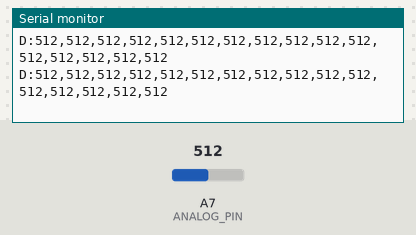
The sketch below on a simulated Arduino Nano, built with avr-gcc and run on an emulated ATmega328P. On the bench: the last lines printed to the serial monitor. Inputs (shaded band) come from the test bench; at power-on: A7 (ANALOG_PIN) = 512.

Above: at 1.2 s.
1.3 s: A7 (ANALOG_PIN) set to 984
At 1.8 s:
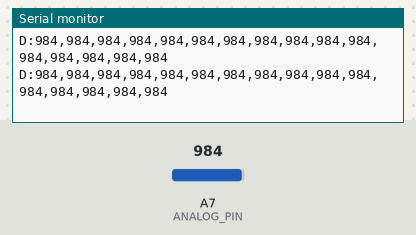
2.8 s: A7 (ANALOG_PIN) set to 1018
At 3.3 s:
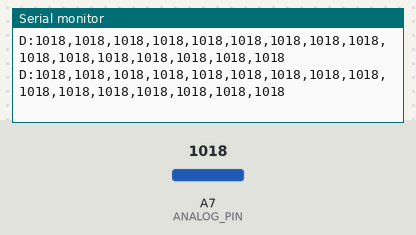
Timing chart, 0 to 5.8 s (numbered marks = the images above; inputs shaded):
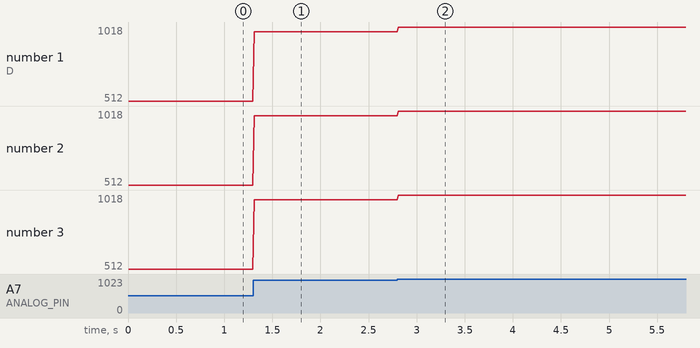

Measured:
- after the input at 1.3 s, the serial monitor: prints a new line at once (image 1)
- after the input at 2.8 s, the serial monitor: prints a new line at once (image 2)
- plotted number 1: 512 → 984 after the input at 1.3 s, 984 → 1018 after the input at 2.8 s
- plotted number 2: 512 → 984 after the input at 1.3 s, 984 → 1018 after the input at 2.8 s
- plotted number 3: 512 → 984 after the input at 1.3 s, 984 → 1018 after the input at 2.8 s

The sketch:

oscilloscope.ino
```cpp
// ============================================================
//  Осциллограф на Arduino Nano — потоковая передача чанками
//  Вход: A7
//
//  Скорость порта: 250000 бод.
//  Это НЕ случайное число: при кварце 16 МГц делитель UART для
//  250000 получается целым (0% ошибки бита), тогда как популярные
//  115200 дают ~2.1% ошибки. Т.е. 250000 одновременно и быстрее,
//  и надёжнее — это практический максимум для штатного аппаратного
//  UART ATmega328 через переходник CH340/FTDI на Nano.
//
//  Протокол:
//    <- D:489,501,...\n   чанк из CHUNK_SIZE сэмплов (0-1023),
//                         отправляется сразу по готовности —
//                         без ожидания полного "кадра"
//    -> DELAY:500\n       задержка между сэмплами
//    -> RANGE:US\n        диапазон задержки: US=мкс, MS=мс, S=секунды
//    <- OK:500:US\n       подтверждение применённых параметров
//
//  Ширина графика (сколько точек показывать на экране) — это чисто
//  визуальная настройка веб-интерфейса. Arduino про неё не знает и
//  ничего не решает — он просто непрерывно шлёт поток чанков с
//  максимальной скоростью, какую позволяют текущая задержка между
//  сэмплами и пропускная способность порта.
// ============================================================

#define ANALOG_PIN   A7
#define CHUNK_SIZE   16      // сэмплов в одном чанке.
                             // Компромисс: чем меньше чанк — тем плавнее
                             // "едет" график (чаще приходят новые точки),
                             // но тем больше доля накладных расходов
                             // (префикс "D:", запятые, "\n") в трафике.
                             // 16 — хороший баланс для 250000 бод.
#define BAUD_RATE    250000

// Диапазоны задержки
#define RANGE_US  0   // 1–16383 мкс
#define RANGE_MS  1   // 1–1000 мс
#define RANGE_S   2   // 1–10 с (в мс)

uint16_t samples[CHUNK_SIZE];
uint32_t delayValue  = 500;   // текущая задержка между сэмплами
uint8_t  delayRange  = RANGE_US;

// ---- применить задержку между сэмплами ----
// delayValue = 1 (мкс) — практический максимум скорости выборки:
// дальше упираемся уже не в код, а в физику одного analogRead()
// (~100 мкс на конвертацию АЦП на Nano при стандартном делителе).
void applyDelay() {
  switch (delayRange) {
    case RANGE_US:
      if (delayValue > 0) delayMicroseconds(delayValue);
      break;
    case RANGE_MS:
      delay(delayValue);
      break;
    case RANGE_S:
      delay(delayValue * 1000UL);
      break;
  }
}

// ---- отправить подтверждение ----
void sendOK() {
  Serial.print(F("OK:"));
  Serial.print(delayValue);
  Serial.print(':');
  switch (delayRange) {
    case RANGE_US: Serial.println(F("US")); break;
    case RANGE_MS: Serial.println(F("MS")); break;
    case RANGE_S:  Serial.println(F("S"));  break;
  }
}

// ---- разобрать команду из Serial ----
void parseCommand(const String& cmd) {
  if (cmd.startsWith("DELAY:")) {
    uint32_t val = cmd.substring(6).toInt();
    if (val > 0) {
      delayValue = val;
      // автоклампинг по диапазону
      if (delayRange == RANGE_US  && delayValue > 16383) delayValue = 16383;
      if (delayRange == RANGE_MS  && delayValue > 1000)  delayValue = 1000;
      if (delayRange == RANGE_S   && delayValue > 10)    delayValue = 10;
      sendOK();
    }
  }
  else if (cmd.startsWith("RANGE:")) {
    String r = cmd.substring(6);
    r.trim();
    if      (r == "US") { delayRange = RANGE_US; delayValue = 500; }
    else if (r == "MS") { delayRange = RANGE_MS; delayValue = 10;  }
    else if (r == "S")  { delayRange = RANGE_S;  delayValue = 1;   }
    sendOK();
  }
}

// ---- собрать один маленький чанк сэмплов и сразу отправить ----
// В отличие от прежней версии (сбор всех 512 точек в буфер и отправка
// одной большой строкой), здесь чанк уходит в Serial немедленно, как
// только набран. Это и даёт "движение" графика на клиенте вместо
// редких скачков, и держит задержку до появления новой точки на
// экране минимальной — на уровне времени одного чанка, а не всего
// кадра.
void collectAndSendChunk() {
  for (uint8_t i = 0; i < CHUNK_SIZE; i++) {
    samples[i] = analogRead(ANALOG_PIN);
    applyDelay();
  }

  Serial.print(F("D:"));
  for (uint8_t i = 0; i < CHUNK_SIZE; i++) {
    Serial.print(samples[i]);
    if (i < CHUNK_SIZE - 1) Serial.print(',');
  }
  Serial.println();
}

// ============================================================
void setup() {
  Serial.begin(BAUD_RATE);
  analogReference(DEFAULT);   // 5 В (Nano 5V) или 3.3 В (Nano 33)
  sendOK();                   // сообщить стартовые параметры
}

void loop() {
  // Проверяем входящие команды (неблокирующе).
  // Делаем это перед КАЖДЫМ чанком (а не раз в 512 сэмплов, как раньше) —
  // так изменение задержки/диапазона из веб-интерфейса подхватывается
  // почти мгновенно, а не с задержкой в целый кадр.
  if (Serial.available()) {
    String cmd = Serial.readStringUntil('\n');
    cmd.trim();
    if (cmd.length() > 0) parseCommand(cmd);
  }

  collectAndSendChunk();
}
```
